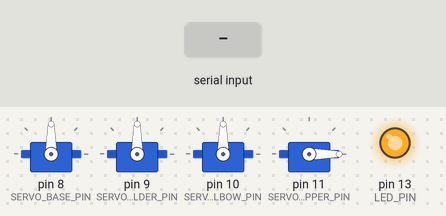
Recording of a sketch running on a simulated Arduino Uno, built with avr-gcc and run on an emulated ATmega328P. Parts: 4 × servo, output pins drawn as LEDs (lit = HIGH). Inputs (shaded band) come from the test bench.

Above: at 1.2 s.
1.3 s: "," received over Serial
At 3.4 s:
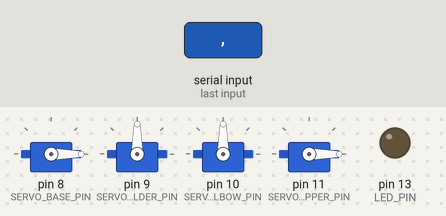
At 4.1 s:
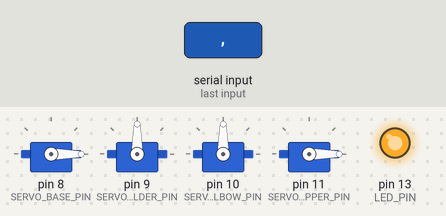
4.3 s: "90,45\n" received over Serial
At 7.9 s:
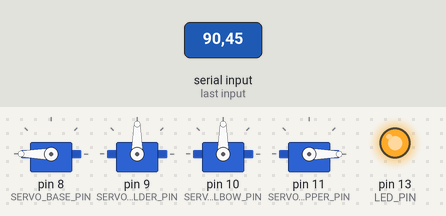
Timing chart, 0 to 21.3 s (numbered marks = the images above; inputs shaded):
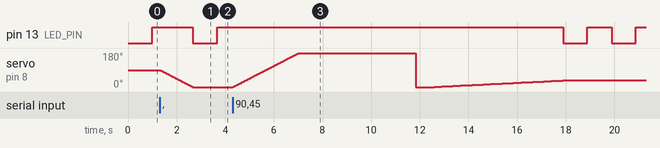

The sketch:

robot_control.ino
```cpp
#include <Servo.h>

// Declare the Arduino pin where each servo is connected
#define SERVO_BASE_PIN 8
#define SERVO_SHOULDER_PIN 9
#define SERVO_ELBOW_PIN 10
#define SERVO_GRIPPER_PIN 11

// Define the start configuration of the joints
#define BASE_START 90
#define SHOULDER_START 90
#define ELBOW_START 90
#define GRIPPER_START 0

// LED pin
#define LED_PIN 13

// Register the servo motors of each joint
Servo base;
Servo shoulder;
Servo elbow;
Servo gripper;

uint8_t idx = 0;
uint8_t val_idx = 0;
char value[4] = "000";

// Blink timer variables
unsigned long lastBlink = 0;
bool ledState = false;

/*
 * Move a servo smoothly to the target angle.
 */
void reach_goal(Servo& motor, int goal){
  if(goal >= motor.read()){
    for (int pos = motor.read(); pos <= goal; pos++) {
      motor.write(pos);
      delay(15);
    }
  } else {
    for (int pos = motor.read(); pos >= goal; pos--) {
      motor.write(pos);
      delay(15);
    }
  }
}

void setup() {
  // Attach servos
  base.attach(SERVO_BASE_PIN);
  shoulder.attach(SERVO_SHOULDER_PIN);
  elbow.attach(SERVO_ELBOW_PIN);
  gripper.attach(SERVO_GRIPPER_PIN);

  // Initialize servo positions
  base.write(BASE_START);
  shoulder.write(SHOULDER_START);
  elbow.write(ELBOW_START);
  gripper.write(GRIPPER_START);

  // Start Serial
  Serial.begin(115200);
  Serial.setTimeout(1);

  // Init LED pin
  pinMode(LED_PIN, OUTPUT);
}

void loop() {

  // -------------------------
  // 1-Second LED Blink
  // -------------------------
  unsigned long now = millis();
  if (now - lastBlink >= 1000) {   // One second passed
    ledState = !ledState;          // Toggle LED
    digitalWrite(LED_PIN, ledState);
    lastBlink = now;
  }

  // -------------------------
  // Serial Parsing for Servos
  // -------------------------
  if (Serial.available())
  {
    char chr = Serial.read();

    // base motor
    if(chr == 'b') { idx = 0; val_idx = 0; }

    // shoulder motor
    else if(chr == 's') { idx = 1; val_idx = 0; }

    // elbow motor
    else if(chr == 'e') { idx = 2; val_idx = 0; }

    // gripper motor
    else if(chr == 'g') { idx = 3; val_idx = 0; }

    // Separator between command and number
    else if(chr == ',')
    {
      int val = atoi(value);
      if(idx == 0) reach_goal(base, val);
      else if(idx == 1) reach_goal(shoulder, val);
      else if(idx == 2) reach_goal(elbow, val);
      else if(idx == 3) reach_goal(gripper, val);

      // Reset buffer
      value[0] = '0';
      value[1] = '0';
      value[2] = '0';
      value[3] = '\0';
    }

    // Numeric digits
    else
    {
      value[val_idx] = chr;
      val_idx++;
      if (val_idx > 2) val_idx = 2;  // prevent overflow
    }
  }
}
```

Measured:
- after the input at 1.3 s, servo on pin 8 (SERVO_BASE_PIN): moves from 90° to 0° over 1.4 s, starting at once
